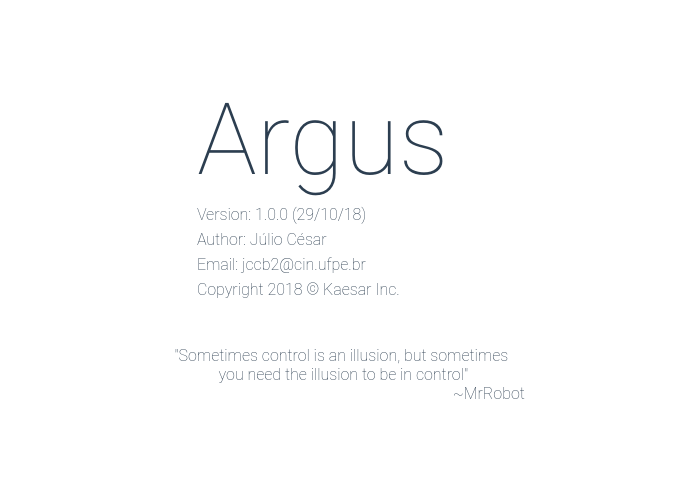
<?xml version="1.0" encoding="UTF-8"?>
<ui version="4.0">
 <class>AboutWidget</class>
 <widget class="QWidget" name="AboutWidget">
  <property name="geometry">
   <rect>
    <x>0</x>
    <y>0</y>
    <width>683</width>
    <height>483</height>
   </rect>
  </property>
  <property name="windowTitle">
   <string>Form</string>
  </property>
  <property name="styleSheet">
   <string notr="true">/*	QWidget	*/
QWidget{
	color: #2c3e50;
	background-color: #ffffff;
}
/*	QLabel	*/
QLabel{
	font-family: Roboto;
	text-align: center;
	font-size: 16px;
}
QLabel#lblTitle{
	font-family: Roboto;
	font-weight: 100;
	font-size: 34px;
}
QLabel#lblIndentifier{
	color: #fff;
}
/*	QLineEdit	*/
QLineEdit{
	height: 32px;
	font-family: Roboto;
	font-size: 16px;
	color: #000000;
	border: 0px;
	border-bottom: 1px solid #bdc3c7;
	selection-background-color: #2c3e50;
	selection-color: #ffffff;
}
/*	QPushButton	*/
QPushButton{
	font-family: Roboto;
	font-size: 16px;
	font-weight: 300;
	text-align: center;
	color: #ecf0f1;
	border: 0;
	border-radius: 3px;
	background-color: #8e44ad;
}
QPushButton:hover{
	background: #9b59b6;
}
QPushButton#btnCancel{
	background-color: #2c3e50;
}
QPushButton#btnCancel:hover{
	background-color: #34495e;
}
QPushButton#btnEdit{
	font-family: Roboto;
	font-size: 16px;
	font-weight: 300;
	text-align: center;
	color: #ecf0f1;
	border: 0;
	border-radius: 3px;
	background-color: #2980b9;
}
QPushButton#btnEdit:hover{
	background: #3498db;
}
QPushButton#btnRem{
	font-family: Roboto;
	font-size: 16px;
	font-weight: 300;
	text-align: center;
	color: #ecf0f1;
	border: 0;
	border-radius: 3px;
	background-color: #c0392b;
}
QPushButton#btnRem:hover{
	background: #e74c3c;
}
/*	QComboBox	*/
QComboBox{
	height: 32px;
	font-family: Roboto;
	font-size: 16px;
	color: #2c3e50;
	border-radius: 4px;
	border: 1px solid #bdc3c7;
}
QComboBox QAbstractItemView {
	selection-background-color: #2c3e50;
	selection-color: #ffffff;
}
QComboBox::drop-down {
	border: 0;
	border-radius: 4px;
}
QComboBox::down-arrow{   
	image: url(resources/icons/arrows-down.png); 
	width: 14px;
	margin-right: 5px;
}
/*	QDateEdit	*/
QDateEdit{
	height: 32px;
	font-family: Roboto;
	font-size: 16px;
	color: #2c3e50;
	border: 1px solid #bdc3c7;
	border-radius: 5px;
	selection-background-color: #2c3e50;
	selection-color: #ffffff;
}
QDateEdit::drop-down{ border: 0; }
QDateEdit::down-arrow{
	image: url(resources/icons/arrows-down.png); 
	width: 14px;
}
/*	QCalendarWidget	*/
QCalendarWidget {
	font-family: Roboto;
	font-size: 12px;
}
QCalendarWidget QAbstractItemView {
	background-color:#ffffff; 
	selection-background-color: #2c3e50;
	selection-color: #ecf0f1;
}
QCalendarWidget QToolButton {
	border: 0;
	border-radius: 5px;
	icon-size: 20px, 20px;
	image: url(resources/icons/arrows-down.png); 
}
QCalendarWidget QToolButton::menu-arrow {
	width: 14px;
	image: url(resources/icons/arrows-left.png); 
	padding: 20px;
}
QCalendarWidget QToolButton::menu-button {
	width: 14px;
	image: url(resources/icons/arrows-right.png); 
	padding: 20px;
}
QCalendarWidget QToolButton::menu-indicator {
	width: 14px;
	image: url(resources/icons/arrows-down.png); 
	padding: 20px;
}
/*	QSpinBox	*/
QSpinBox::up-button { 
	width: 14px;
	image: url(resources/icons/arrows-up.png); 
}
QSpinBox::down-button { 
	width: 14px;
	image: url(resources/icons/arrows-down.png); 
}
/*	ScrollBar	*/
QScrollBar:vertical{
	width: 5px;
}
QScrollBar::handle:vertical {
	min-height: 10px;
	background-color: #2c3e50;
}
QScrollBar::handle:vertical {
	min-height: 10px;
	background-color: #34495e;
	border: 0;
	border-radius: 2px;
}
/*	QTableWidget	*/
QTableWidget{
	height: 32px;
	font-family: Roboto;
	font-size: 16px;
	border: 1px solid #ecf0f1;
	border-radius: 5px;
	color: #000000;
	background-color: #ffffff;
	alternate-background-color: #ecf0f1;
	selection-background-color: #2c3e50;
}
/*	QHeaderView	*/
QHeaderView::section{
	color: #2c3e50;
	border: 1px solid #d8d8d8;
	border-radius: 1px;
	background-color: #ffffff;
	font-family: Roboto;
	text-align: center;
	font-size:16px;
	height: 32px;
}

QWidget#AboutWidget QLabel{
	font-family: Roboto;
	font-weight: 100;
	text-align: center;
	font-size: 16px;
}
QWidget#AboutWidget QLabel#lblTitle{
	font-family: Roboto;
	font-weight: 100;
	font-size: 100px;
}
</string>
  </property>
  <layout class="QVBoxLayout" name="verticalLayout">
   <item>
    <spacer name="vsTop">
     <property name="orientation">
      <enum>Qt::Vertical</enum>
     </property>
     <property name="sizeHint" stdset="0">
      <size>
       <width>20</width>
       <height>40</height>
      </size>
     </property>
    </spacer>
   </item>
   <item>
    <layout class="QHBoxLayout" name="hlContent">
     <item>
      <spacer name="vsLeft">
       <property name="orientation">
        <enum>Qt::Horizontal</enum>
       </property>
       <property name="sizeHint" stdset="0">
        <size>
         <width>40</width>
         <height>20</height>
        </size>
       </property>
      </spacer>
     </item>
     <item>
      <layout class="QVBoxLayout" name="vlLeft">
       <item>
        <widget class="QLabel" name="lblLogo">
         <property name="text">
          <string/>
         </property>
         <property name="pixmap">
          <pixmap>../resources/logos/128.png</pixmap>
         </property>
        </widget>
       </item>
       <item>
        <spacer name="vsLogoBottom">
         <property name="orientation">
          <enum>Qt::Vertical</enum>
         </property>
         <property name="sizeHint" stdset="0">
          <size>
           <width>20</width>
           <height>40</height>
          </size>
         </property>
        </spacer>
       </item>
      </layout>
     </item>
     <item>
      <layout class="QVBoxLayout" name="vlCenter">
       <property name="leftMargin">
        <number>0</number>
       </property>
       <item>
        <widget class="QLabel" name="lblTitle">
         <property name="text">
          <string>Argus</string>
         </property>
        </widget>
       </item>
       <item>
        <widget class="QLabel" name="lblVersion">
         <property name="sizePolicy">
          <sizepolicy hsizetype="Preferred" vsizetype="Preferred">
           <horstretch>0</horstretch>
           <verstretch>0</verstretch>
          </sizepolicy>
         </property>
         <property name="text">
          <string>Version: 1.0.0 (29/10/18)</string>
         </property>
        </widget>
       </item>
       <item>
        <widget class="QLabel" name="lblAuthor">
         <property name="sizePolicy">
          <sizepolicy hsizetype="Preferred" vsizetype="Preferred">
           <horstretch>0</horstretch>
           <verstretch>0</verstretch>
          </sizepolicy>
         </property>
         <property name="text">
          <string>Author: Júlio César</string>
         </property>
        </widget>
       </item>
       <item>
        <widget class="QLabel" name="lblEmail">
         <property name="sizePolicy">
          <sizepolicy hsizetype="Preferred" vsizetype="Preferred">
           <horstretch>0</horstretch>
           <verstretch>0</verstretch>
          </sizepolicy>
         </property>
         <property name="text">
          <string>Email: jccb2@cin.ufpe.br</string>
         </property>
        </widget>
       </item>
       <item>
        <widget class="QLabel" name="lblCopyright">
         <property name="sizePolicy">
          <sizepolicy hsizetype="Preferred" vsizetype="Fixed">
           <horstretch>0</horstretch>
           <verstretch>0</verstretch>
          </sizepolicy>
         </property>
         <property name="minimumSize">
          <size>
           <width>0</width>
           <height>40</height>
          </size>
         </property>
         <property name="text">
          <string>Copyright 2018 © Kaesar Inc.</string>
         </property>
         <property name="alignment">
          <set>Qt::AlignLeading|Qt::AlignLeft|Qt::AlignTop</set>
         </property>
        </widget>
       </item>
      </layout>
     </item>
     <item>
      <layout class="QVBoxLayout" name="vlRight">
       <property name="leftMargin">
        <number>64</number>
       </property>
      </layout>
     </item>
     <item>
      <spacer name="vsRight">
       <property name="orientation">
        <enum>Qt::Horizontal</enum>
       </property>
       <property name="sizeHint" stdset="0">
        <size>
         <width>40</width>
         <height>20</height>
        </size>
       </property>
      </spacer>
     </item>
    </layout>
   </item>
   <item>
    <widget class="QLabel" name="lblWrote">
     <property name="sizePolicy">
      <sizepolicy hsizetype="Preferred" vsizetype="Fixed">
       <horstretch>0</horstretch>
       <verstretch>0</verstretch>
      </sizepolicy>
     </property>
     <property name="minimumSize">
      <size>
       <width>0</width>
       <height>77</height>
      </size>
     </property>
     <property name="text">
      <string>&quot;Sometimes control is an illusion, but sometimes
 you need the illusion to be in control&quot;
                                                                             ~MrRobot</string>
     </property>
     <property name="alignment">
      <set>Qt::AlignBottom|Qt::AlignHCenter</set>
     </property>
    </widget>
   </item>
   <item>
    <spacer name="vsBottom">
     <property name="orientation">
      <enum>Qt::Vertical</enum>
     </property>
     <property name="sizeHint" stdset="0">
      <size>
       <width>20</width>
       <height>40</height>
      </size>
     </property>
    </spacer>
   </item>
  </layout>
 </widget>
 <resources>
  <include location="../resources/resources.qrc"/>
 </resources>
 <connections/>
</ui>
